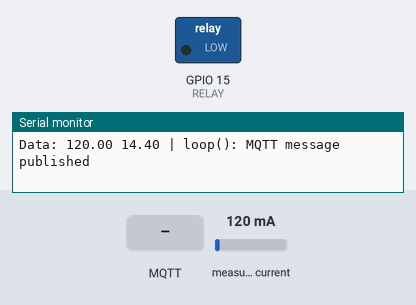
A sketch run on a simulated ESP32. Shown: switched loads named in the sketch (green lamp = pin HIGH), the last lines printed to the serial monitor. The test bench sets the inputs (shaded band); at power-on: measured current 120 mA. WiFi joins after 1.5 s; servers stay silent unless stated; the local clock reads 2024-03-15 10:24:30 at power-on unless the sketch sets it; no MQTT or app messages arrive unless stated.

Above: at 2.7 s.
2.8 s: MQTT message "1" arrives on the first subscribed topic
At 3.9 s:
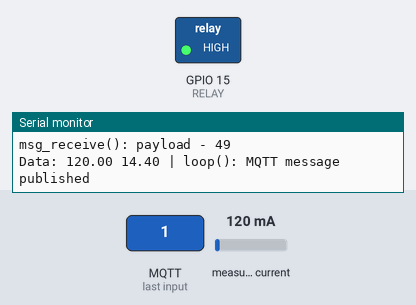
4.3 s: MQTT message "0" arrives on the first subscribed topic
At 5.1 s:
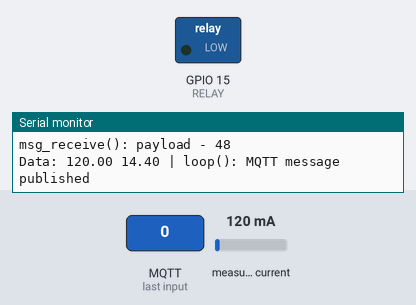
Timing chart, 0 to 7.3 s (numbered marks = the images above; inputs shaded):
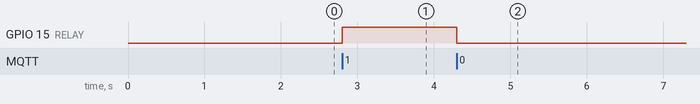

The sketch:

smart_plug_v1.ino
```cpp
#include <ZMPT101B.h>
#include <WiFiManager.h>
#include <WiFiClientSecure.h>
#include <PubSubClient.h>

#include "ACS712.h"
#include "time.h"

// ESP32 Pins
#define CUR_SENSOR A2                 // adjust pins as necessary
#define VOLT_SENSOR A3
#define RELAY 15

// Constants
#define WALL_FREQ 60                  // US = 60hz
#define WALL_VOLT 120                 // US = 120 V
#define DELAY_MS 1000                 // adjust this to change data transmit rate
#define MAX_RETRY 30                  // adjust this to determine how many times ESP32 tries to connect to network
#define MAX_MSG 30                    // adjust this to determine max MQTT message length
#define MAC_ADDR_LEN 17               // length of MAC address in characters (includes colons)
#define MAX_TIME_LEN 20               // length of string-formatted time

// Timestamps
// source: https://randomnerdtutorials.com/epoch-unix-time-esp32-arduino/
const char* ntpServer = "pool.ntp.org";
unsigned long epochTime;
char displayTime[MAX_TIME_LEN];

// MQTT
String mqttDataTopic    = "plux/data/";                             // publishing topic for plug, will be cominbed with MAC address later
String mqttCtrlTopic    = "plux/control/";                          // subscribing topic for plug, will be cominbed with MAC address later
String mqttServer       = "mosquitto.projectplux.info";
const int   mqttPort         = 1883;                                // 1883 = insecure port, 8883 = secure port (via TLS)
String mqttUser         = "eric";
String mqttPassword     = "truong";

// Static variables
static char mqtt_msg[MAX_TIME_LEN + MAX_MSG];                                           // buffer for MQTT message (timestamp + power)
static char mac_addr[MAC_ADDR_LEN];                                                     // buffer for MAC address (48 bits/8 = 6 bytes);
String mqttDataTopicStr;                                                                // buffer for data topic name
String mqttCtrlTopicStr;                                                                // buffer for ctrl topic name
unsigned long previousMillis = 0;                                                       // used for delay

// Object constructors
ZMPT101B ZMPT(VOLT_SENSOR);                  // call ZMPT101B constructor
ACS712  ACS(CUR_SENSOR, 5, 4095, 66);        // call ACS712.h constructor for 30A variant
WiFiClient espClient;                        // call WiFi constructor
PubSubClient client(espClient);              // call MQTT constructor
WiFiManager wm;                              // call WiFi manager constructor (source: https://dronebotworkshop.com/wifimanager/)

// Function declarations - General
static unsigned long printLocalTime();
static int running_average(float data);

// Function declarations - MQTT
static int mqtt_setup();
static void msg_receive(char *topic, byte* payload, unsigned int length);

// Running average
#define DATA_COUNT 20
int count=0;                          // track number of data points summed
float average = 0, running_total=0;   // total sum of data for averaging

/* initialization function for ESP32
 * sources: https://github.com/RobTillaart/ACS712/blob/master/examples/ACS712_20_AC/ACS712_20_AC.ino
 *          https://dronebotworkshop.com/wifimanager/
 */
void setup() {
  Serial.begin(115200);                                       // set up baud rate for debugging
  pinMode(CUR_SENSOR, INPUT);                                 // set CUR_SENSOR to input mode
  pinMode(RELAY, OUTPUT);                                     // set RELAY pin to output mode
  Serial.println(__FILE__);

//  if (digitalRead(12) == HIGH) {
//    wm.resetSettings(); // debug: reset if pin 12 is high
//  }
  bool res = wm.autoConnect("PLUX", "12345678");                // use WiFi manager to dynamically add SSID/password
  if (!res) {
    Serial.println("setup(): connection failed");
    return;
  } else {
    Serial.println("setup(): connection successful");
  }

  int ret = mqtt_setup();                                         // attempt MQTT server connection
  if (ret) {
    Serial.println("setup(): unable to connect to MQTT server");
    return;
  } else {
    Serial.print("setup(): publishing to ");
    Serial.println(mqttDataTopicStr);
  }

  ret = client.subscribe(mqttCtrlTopicStr.c_str(), 0);                // subscribe to MQTT control topic
  if (!ret) {
    Serial.println("setup(): unable to subscribe to MQTT server topic");
    return;
  } else {
    Serial.print("setup(): subscribed to ");
    Serial.println(mqttCtrlTopicStr);
  }

  configTime(-28800, 3600, ntpServer);                        // configure time format for display
                                                              // -28800: UTC-8
                                                              // 3600: DST offset

//  delay(100);
//  int temp = ZMPT.calibrate();                              // calibrate voltage sensor (not working atm)
//  ZMPT.setZeroPoint(temp);
  ACS.autoMidPoint(1);                                        // calibrate current sensor
}

/* main function for power monitoring and data transmission/reception
 * sources: https://randomnerdtutorials.com/esp32-mqtt-publish-subscribe-arduino-ide/
 */
void loop() {

  unsigned long currentMillis = millis();                         // get current time

  client.loop();                                                  // keep listening on MQTT topic

  if (currentMillis - previousMillis >= DELAY_MS) {

    previousMillis = currentMillis; // update previous timer value

//    float volts = ZMPT.getVoltageAC(WALL_FREQ);                   // measure AC instantaneous voltage (not working atm)
    float amps = ACS.mA_AC(WALL_FREQ);                                // measure AC instantaneous current
    float watts = (WALL_VOLT * amps) / 1000;                        // calculate instantaneous power

    unsigned long epoch = printLocalTime();                         // get timestamp and place in local buffer

    // Add data to running average
//    int r = running_average(watts);
    //if (r > 0){
      //

      //watts = average;
      sprintf(mqtt_msg, "%ul, %f", epoch, watts);                     // convert number to string in string buffer
      memset(displayTime, '\0', MAX_TIME_LEN);                        // reset time buffer
      int ret = client.publish(mqttDataTopicStr.c_str(), mqtt_msg, false);  // send power data as string to MQTT data topic
      if (!ret) {
        Serial.println("loop(): unable to publish MQTT message");
      } else {
        Serial.print("Data: ");
//        Serial.print(volts);
//        Serial.print(" ");
        Serial.print(amps);
        Serial.print(" ");
        Serial.print(watts);
        Serial.println(" | loop(): MQTT message published");
      }

      memset(mqtt_msg, '\0', MAX_MSG);                              // reset static buffer
    //}
  }
}

/* helper function that gets current epoch time
 * sources: https://lastminuteengineers.com/esp32-ntp-server-date-time-tutorial/
 *          https://forum.arduino.cc/t/time-library-functions-with-esp32-core/515397/4
 */
unsigned long printLocalTime(){
  time_t now;
  struct tm timeinfo;
  if(!getLocalTime(&timeinfo)){
//    Serial.println("Failed to obtain time");
    return -1;
  }
//  Serial.print("printLocaltime(): ");
//  Serial.println(&timeinfo, "%Y-%m-%d %H:%M:%S");
//  strftime(displayTime, MAX_TIME_LEN, "%Y-%m-%d %H:%M:%S", &timeinfo);
  return time(&now);
}

/* initialization of MQTT connection
 *
 */
static int mqtt_setup() {
  client.setServer(mqttServer.c_str(), mqttPort);                         // set destination server
  while (!client.connected()) {
    Serial.println("mqtt_setup(): Connecting to MQTT...");
    if (client.connect("", mqttUser.c_str(), mqttPassword.c_str())) {
      Serial.println("mqtt_setup(): client connected");
    } else {
      Serial.print("mqtt_setup(): failed with state ");           // error message, print out failure state
      Serial.println(client.state());
      delay(1000);
    }
  }
  client.setCallback(msg_receive);                                // set callback function for receiving messages

  mqttDataTopicStr = mqttDataTopic + WiFi.macAddress();             // print concatenated string to data topic buffer
  mqttCtrlTopicStr = mqttCtrlTopic + WiFi.macAddress();             // print concatenated string to control topic buffer

  Serial.println("mqtt_stetup(): complete");
  return 0;
}

/* helper callback function for receiving messages from server
 * sources: https://pubsubclient.knolleary.net/api#callback
 *          http://www.iotsharing.com/2017/08/how-to-use-esp32-mqtts-with-mqtts-mosquitto-broker-tls-ssl.html
 */
static void msg_receive(char *topic, byte* payload, unsigned int length) {

  // print topic
  Serial.print("msg_receive(): incoming message on ");
  Serial.println(topic);

  // de-encapsulate payload
  int msg = *payload;
  Serial.print("msg_receive(): payload - ");
  Serial.println(msg);

  // react to message
  String mqttCtrlTopicAck = "plux/control/ack/" + WiFi.macAddress();
  switch (msg) {
    case 49: // turning ON circuit (ASCII 1 == int 49)
      digitalWrite(RELAY, HIGH);
      client.publish(mqttCtrlTopicAck.c_str(), (const unsigned char *) "1", 2, true); // needed for server
      return;
    case 48: // turning OFF circuit (ASCII 0 == 48)
      digitalWrite(RELAY, LOW);
      client.publish(mqttCtrlTopicAck.c_str(), (const unsigned char *) "0", 2, true); // needed for server
      return;
  }
}

/*
 * Tracks running sum and returns average once 20
 * data points have been summed
 */
 static int running_average(float data){
  running_total += data;
  count++;
  if (count >= DATA_COUNT){
    // do average and reset average,count
    average = running_total/DATA_COUNT;
    running_total = 0;
    count = 0;
    return 1;
  }
  return 0;
}
```

Measured:
- after the input at 2.8 s, GPIO 15 (RELAY): LOW → HIGH at once
- after the input at 4.3 s, GPIO 15 (RELAY): HIGH → LOW at once
